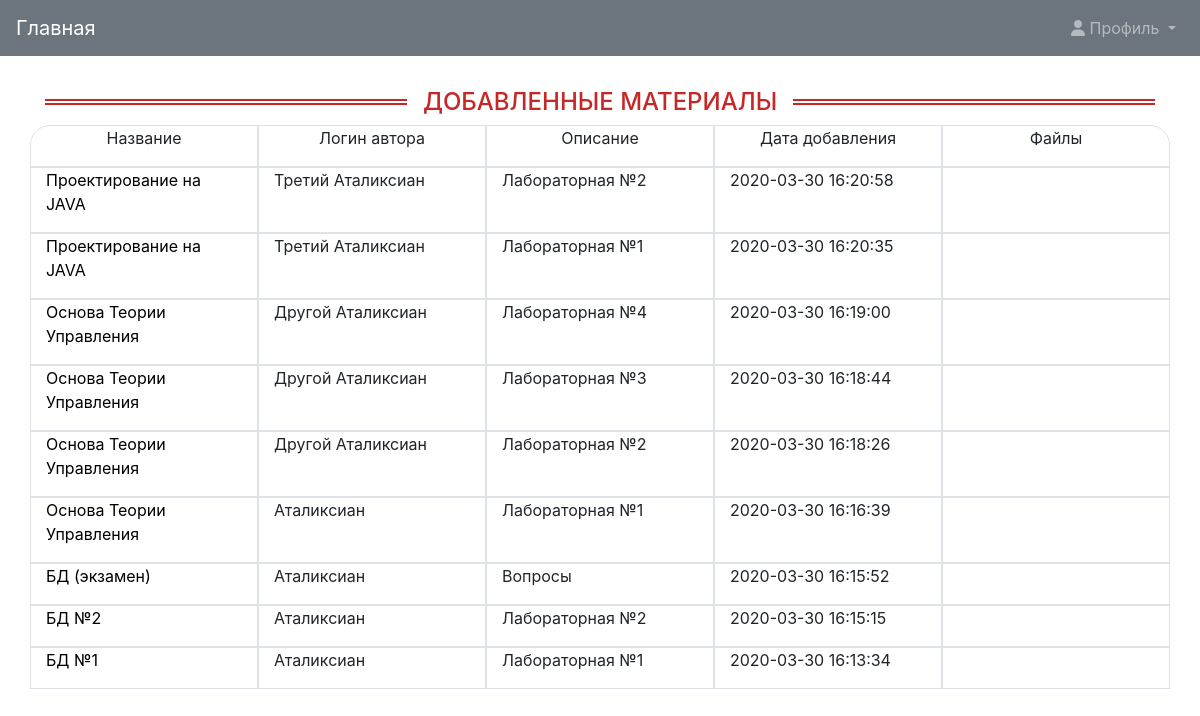
The page / on the database its author committed.
### tables this page shows
CREATE TABLE `posts` (
  `post_id` bigint(20) UNSIGNED NOT NULL,
  `post_name` varchar(255) NOT NULL,
  `user_name` varchar(255) NOT NULL,
  `post_description` varchar(500) NOT NULL,
  `date_add` datetime NOT NULL
);

### index.php (called while the page is built, shortened)
<?php
    include ('Include/css_connect.php');
    include ('header.php');
    include ('posts.php');
    ?>

### posts.php (the view, shortened to what this page needs)
<?php
include_once ('Include/connection.php');
$base='posts';
$sql2= "SELECT * FROM $base ORDER BY date_add desc";
$result = $connection->prepare($sql2);
$result->execute();
$myStrings=$result->fetchAll();
?>
<div class="container margin-15">
    <div class="header-h1 header-h1-center">
        <h1>Добавленные материалы</h1>
    </div>
    <div class="row row-cols-5 myRow">
        <div class="col myDiv myBorders1 hovers"><p class="text-center">Название</p></div>
        <div class="col myDiv hovers"><p class="text-center">Логин автора</p></div>
        <div class="col myDiv hovers"><p class="text-center">Описание</p></div>
        <div class="col myDiv hovers"><p class="text-center ">Дата добавления</p></div>
        <div class="col myDiv myBorders2 hovers"><p class="text-center">Файлы</p></div>
    </div>
    <?php
    foreach ($myStrings as $str){
        $id=$str['post_id'];
        $dirMain='public/files_student/'.$id.'/';
        $filesPath=scandir($dirMain);
        $stringDescription='';
        $str['post_description']=trim($str['post_description']);
        unset($filesPath[0], $filesPath[1]);
        if(mb_strlen($str['post_description'],'UTF-8')>40){
            $stringDescription=mb_substr($str['post_description'],0,40,'UTF-8').' ...';
        }
        else {$stringDescription=$str['post_description'];}
        echo '<div class="row row-cols-5 ">
        <div class="col myDiv"><a href="one_post.php?post_id='.$str['post_id'].'"><p class="text-left">',$str['post_name'],'</p></a></div>
        <div class="col myDiv"><p class="text-left">',$str['user_name'],'</p></div>
        <div class="col myDiv"><p class="text-left">', $stringDescription,'</p></div>
        <div class="col myDiv"><p class="text-left">',$str['date_add'],'</p></div>
        <div class="col myDiv">',addLinks($filesPath,$dirMain),'</div>
    </div>';
    }
    ?>
</div>

### Include/css_connect.php (shortened to what this page needs)
<link rel="stylesheet" type="text/css" href="public/css/bootstrap.min.css">
<link rel="stylesheet" type="text/css" href="public/css/bootstrap-grid.min.css">
<link rel="stylesheet" type="text/css" href="public/css/style.css" >

### header.php (shortened to what this page needs)
<nav class="mb-1 navbar navbar-expand-lg navbar-dark bg-secondary ">
    <a class="navbar-brand" href="/">Главная</a>
    <div class="collapse navbar-collapse" id="navbarSupportedContent-4">
        <ul class="navbar-nav ml-auto">
            <li class="nav-item dropdown">
                <a class="nav-link dropdown-toggle waves-effect waves-light" id="navbarDropdownMenuLink-4" data-toggle="dropdown" aria-haspopup="true" aria-expanded="false">
                    <i class="fas fa-user"></i> Профиль </a>
            </li>
        </ul>
    </div>
</nav>

### public/css/style.css (style rules this page uses)
.nav-link { cursor: pointer; }
.myDiv { border: 1px solid #dee2e6!important; overflow: auto; }
.hovers { cursor: pointer; }
a { color: black; }
.myBorders1 { border-radius: 20px 0 0 0; }
.myBorders2 { border-radius: 0 20px 0 0; }
.row-cols-5.myRow { border-radius: 20px 20px 0 0; }
.header-h1 { position: relative; margin-bottom: .5rem; }
.header-h1::after { content: ""; position: absolute; border-top: 2px solid #c62828; border-bottom: 2px solid #c62828; height: .375rem; left: 0; top: 50%; width: 100%; transform: translateY(-50%); z-index: -999; }
.header-h1 h1 { font-size: 1.5rem; color: #c62828; display: inline-block; background: #fff; margin-bottom: 0; padding-right: 1rem; text-transform: uppercase; }
.header-h1-center { text-align: center; }
.header-h1-center h1 { padding-left: 1rem; }
.margin-15 { margin-top: 2rem; }

### rows shown on the page
posts: post_name "Проектирование на JAVA", user_name "Третий Аталиксиан", post_description "Лабораторная №2", date_add "2020-03-30 16:20:58"
posts: post_name "Проектирование на JAVA", user_name "Третий Аталиксиан", post_description "Лабораторная №1", date_add "2020-03-30 16:20:35"
posts: post_name "Основа Теории Управления", user_name "Другой Аталиксиан", post_description "Лабораторная №4", date_add "2020-03-30 16:19:00"
posts: post_name "Основа Теории Управления", user_name "Другой Аталиксиан", post_description "Лабораторная №3", date_add "2020-03-30 16:18:44"
posts: post_name "Основа Теории Управления", user_name "Другой Аталиксиан", post_description "Лабораторная №2", date_add "2020-03-30 16:18:26"
posts: post_name "Основа Теории Управления", user_name "Аталиксиан", post_description "Лабораторная №1", date_add "2020-03-30 16:16:39"
posts: post_name "БД (экзамен)", user_name "Аталиксиан", post_description "Вопросы", date_add "2020-03-30 16:15:52"
posts: post_name "БД №2", user_name "Аталиксиан", post_description "Лабораторная №2", date_add "2020-03-30 16:15:15"
posts: post_name "БД №1", user_name "Аталиксиан", post_description "Лабораторная №1", date_add "2020-03-30 16:13:34"
